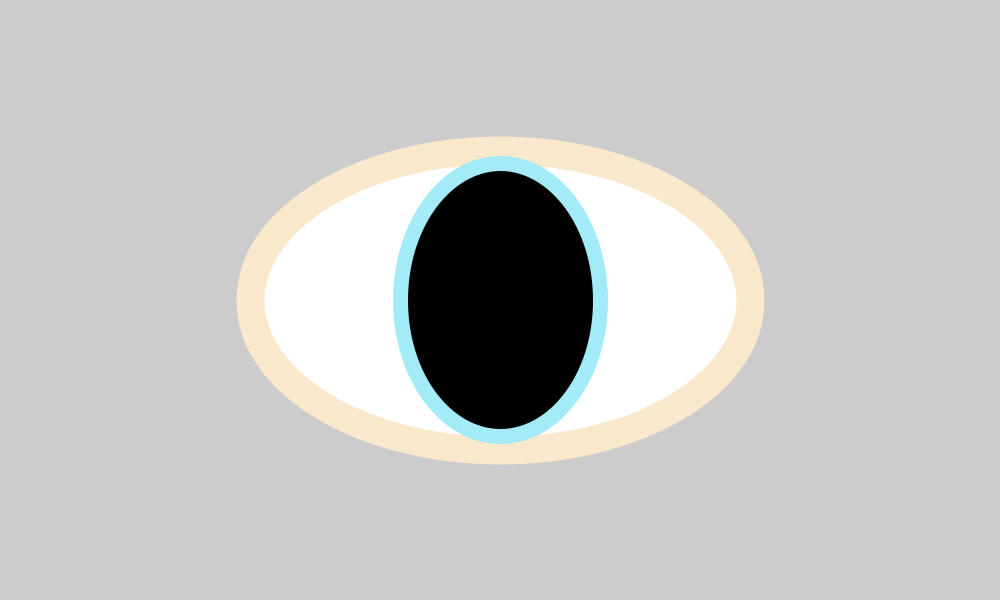
Frame 1 (no input)
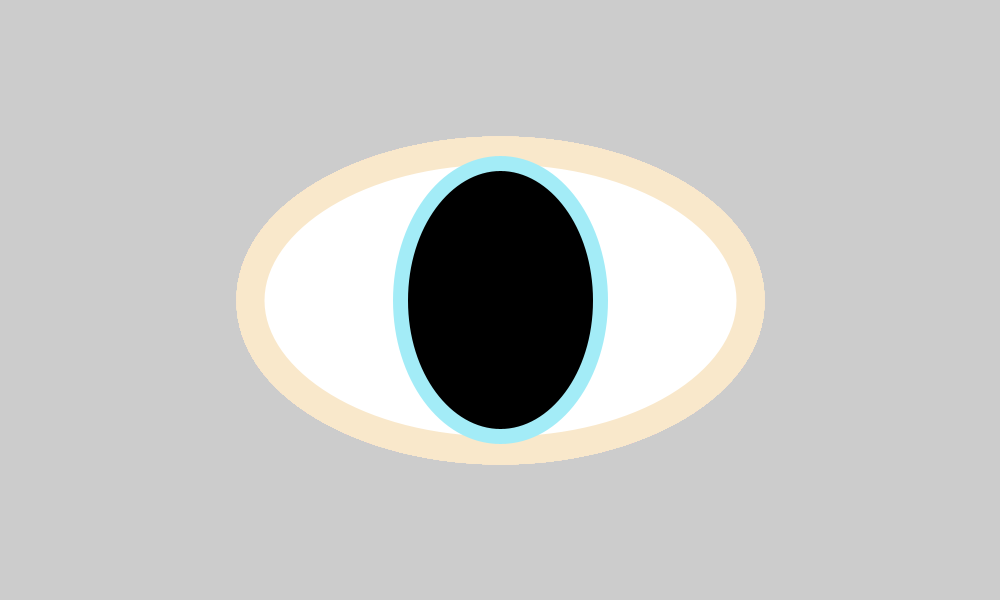
Frame 60 (the mouse pressed at the canvas centre just before this capture)
Frame 120 (the mouse held since frame 60 and released just before this capture): identical to frame 60, image omitted

The Processing sketch that drew these frames (run headless with seeded random() and noise(); from frame 60 on, the mouse is pressed at the canvas centre):

// Processing sketch: Hello_World_Eye
// ── Hello_World_Eye.pde
//Global Variables
int appWidth, appHeight;
float centerX, centerY, xStart, yStart, widthRect, heightRect, widthEllipse, heightEllipse,  widthPupil, heightPupil;
color blackNightMode=#000000, yellow=#F9E8CB, black=#000000, white=#FFFFFF, blue=#A3ECF7;
color yellowNightMode=#F9E8CB;//Hexidecimal
float thin, normal, thick;
Boolean grayScale=false, backgroundColour=false, nightMode=false;
//
//
void setup() {
  //Declaring Display Geometry: landscape, square, portrait
  size(1000, 600); //Able to deploy with fullScreen();
  //fullScreen();
  appWidth = width;
  appHeight = height;
  //Concatenation: , or + (i.e space)
  println("\t\t\tWidth="+width, "\tHeight="+height);
  println("Display Monitor:", "\twidth:"+displayWidth, "\theight:"+displayHeight);
  //
  String ls="Landscape or Square", p="portrait", DO="Display Orientation", instruct="Bru, turn your phun";
  //
  if ( appWidth < appHeight ) { //Declaring Landscape & square
    println(instruct);
  } else {
    println("Display: Good to Go");
    if ( appWidth > displayWidth ) { //Fitting CANVAS into Monitor Display
      appWidth=0;
      appHeight=0;
      println("STOP, is broken");
    } else {
      //Empty ELSE
    }
  }
  //Population
  centerX = appWidth * 1/2;
  centerY = height * 1/2;
  xStart = centerX - ( appWidth * 1/4 );
  yStart  = centerY - ( height * 1/4 );
  widthEllipse = appWidth * 1/2;
  heightEllipse = height * 1/2;
  widthPupil = appWidth * 1/5;
  heightPupil = height * 1/2.2;
  thin = appWidth / appWidth; //1
  normal = appWidth * 1/70;
  thick = appWidth * 1/35;
} //End setup
//
void draw() {
  // New Background Function "covers" old gray scale background()
  // Night Mode means background cannot have blue // change randome for night mode, hard code "0"
  if ( grayScale == true ) background(100); //Gray Scale (0-255) & Blue Issue for night mode
  //
  //Casting Reminder
  if ( backgroundColour == true ){ background( color( random(0 , 255), random(0 , 255), random(0 , 255) ) );
  }
  if ( nightMode == true )
  {
    background( blackNightMode ); 
    fill( yellowNightMode ); 
  } else {
   stroke( yellow ); 
  fill( white ); 
}
strokeWeight( thick );
 ellipse(centerX, centerY, widthEllipse, heightEllipse);
 if ( nightMode == true )
  {
   stroke( yellowNightMode );
 fill( yellowNightMode );
 heightPupil=height * 1/5;
  } else { stroke( blue );
  heightPupil=height * 1/2.2;
 strokeWeight(15);
 fill( black );
}
ellipse(centerX, centerY, widthPupil, heightPupil);  
  fill( white ); //default reset
  stroke( blackNightMode ); //default reset
  strokeWeight(1); //default reset
} //End draw
//
void keyPressed() {
  grayScale = false;
  backgroundColour = false;
  if ( key == 'G' || key == 'g' ) grayScale = true;
  if ( key == 'B' || key == 'b' ) backgroundColour = true;
} //End keyPressed
void mousePressed() {
  if ( mouseButton == LEFT ) nightMode = true;
  if ( mouseButton == RIGHT ) nightMode = false;
} //End mousePressed

//
// End Main Program
